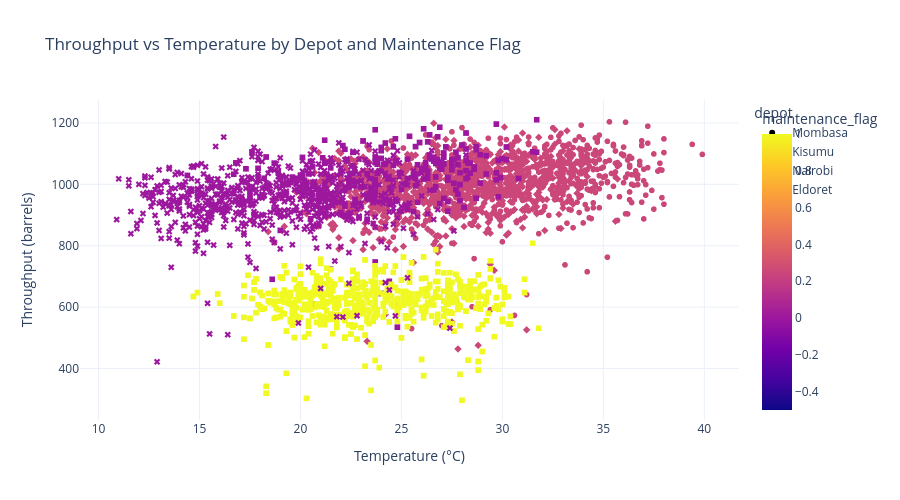

The notebook cell this image was saved under:
### Code cell
# Scatter plot of throughput versus temperature, colored by maintenance flag.
fig = px.scatter(
    analysis_df,
    x='temperature_c',
    y='throughput_barrels',
    color='maintenance_flag',
    symbol='depot',
    hover_data=['incident_type', 'machine_id', 'month'],
    title='Throughput vs Temperature by Depot and Maintenance Flag',
    labels={'throughput_barrels': 'Throughput (barrels)', 'temperature_c': 'Temperature (°C)'}
)
fig.update_layout(template='plotly_white', width=900, height=500)
fig.show()

### Figure 1 — Plotly figure (JSON) as saved in the notebook; plotly's stock layout.template omitted (floating-point values rounded to 4 significant figures; data arrays with more than 128 entries replaced by an {"elided": "..."} marker saying what was removed)
{"data": [{"customdata": {"elided": "730x3 str values"}, "hovertemplate": "depot=Mombasa<br>Temperature (°C)=%{x}<br>Throughput (barrels)=%{y}<br>incident_type=%{customdata[0]}<br>machine_id=%{customdata[1]}<br>month=%{customdata[2]}<br>maintenance_flag=%{marker.color}<extra></extra>", "legendgroup": "Mombasa", "marker": {"color": {"elided": "730 int values"}, "coloraxis": "coloraxis", "symbol": "circle"}, "mode": "markers", "name": "Mombasa", "showlegend": true, "type": "scattergl", "x": {"elided": "730 float values"}, "xaxis": "x", "y": {"elided": "730 float values"}, "yaxis": "y"}, {"customdata": {"elided": "730x3 str values"}, "hovertemplate": "depot=Kisumu<br>Temperature (°C)=%{x}<br>Throughput (barrels)=%{y}<br>incident_type=%{customdata[0]}<br>machine_id=%{customdata[1]}<br>month=%{customdata[2]}<br>maintenance_flag=%{marker.color}<extra></extra>", "legendgroup": "Kisumu", "marker": {"color": {"elided": "730 int values"}, "coloraxis": "coloraxis", "symbol": "diamond"}, "mode": "markers", "name": "Kisumu", "showlegend": true, "type": "scattergl", "x": {"elided": "730 float values"}, "xaxis": "x", "y": {"elided": "730 float values"}, "yaxis": "y"}, {"customdata": {"elided": "730x3 str values"}, "hovertemplate": "depot=Nairobi<br>Temperature (°C)=%{x}<br>Throughput (barrels)=%{y}<br>incident_type=%{customdata[0]}<br>machine_id=%{customdata[1]}<br>month=%{customdata[2]}<br>maintenance_flag=%{marker.color}<extra></extra>", "legendgroup": "Nairobi", "marker": {"color": {"elided": "730 int values"}, "coloraxis": "coloraxis", "symbol": "square"}, "mode": "markers", "name": "Nairobi", "showlegend": true, "type": "scattergl", "x": {"elided": "730 float values"}, "xaxis": "x", "y": {"elided": "730 float values"}, "yaxis": "y"}, {"customdata": {"elided": "730x3 str values"}, "hovertemplate": "depot=Eldoret<br>Temperature (°C)=%{x}<br>Throughput (barrels)=%{y}<br>incident_type=%{customdata[0]}<br>machine_id=%{customdata[1]}<br>month=%{customdata[2]}<br>maintenance_flag=%{marker.color}<extra></extra>", "legendgroup": "Eldoret", "marker": {"color": {"elided": "730 int values"}, "coloraxis": "coloraxis", "symbol": "x"}, "mode": "markers", "name": "Eldoret", "showlegend": true, "type": "scattergl", "x": {"elided": "730 float values"}, "xaxis": "x", "y": {"elided": "730 float values"}, "yaxis": "y"}], "layout": {"coloraxis": {"colorbar": {"title": {"text": "maintenance_flag"}}, "colorscale": [[0, "#0d0887"], [0.1111, "#46039f"], [0.2222, "#7201a8"], [0.3333, "#9c179e"], [0.4444, "#bd3786"], [0.5556, "#d8576b"], [0.6667, "#ed7953"], [0.7778, "#fb9f3a"], [0.8889, "#fdca26"], [1, "#f0f921"]]}, "height": 500, "legend": {"title": {"text": "depot"}, "tracegroupgap": 0}, "title": {"text": "Throughput vs Temperature by Depot and Maintenance Flag"}, "width": 900, "xaxis": {"anchor": "y", "domain": [0, 1], "title": {"text": "Temperature (°C)"}}, "yaxis": {"anchor": "x", "domain": [0, 1], "title": {"text": "Throughput (barrels)"}}}}
